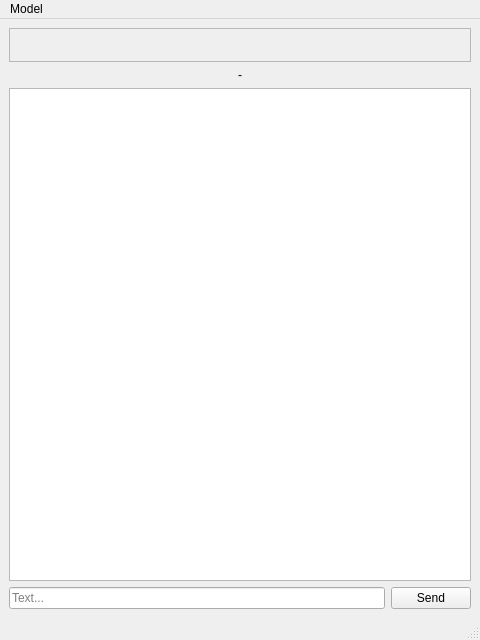
<?xml version="1.0" encoding="UTF-8"?>
<ui version="4.0">
 <class>MainWindow</class>
 <widget class="QMainWindow" name="MainWindow">
  <property name="geometry">
   <rect>
    <x>0</x>
    <y>0</y>
    <width>480</width>
    <height>640</height>
   </rect>
  </property>
  <property name="windowTitle">
   <string>Soul Sanctum</string>
  </property>
  <widget class="QWidget" name="centralwidget">
   <layout class="QGridLayout" name="grid_layout_central">
    <item row="0" column="0">
     <layout class="QGridLayout" name="grid_layout">
      <item row="3" column="0">
       <widget class="QLineEdit" name="line_edit">
        <property name="placeholderText">
         <string>Text...</string>
        </property>
       </widget>
      </item>
      <item row="3" column="1">
       <widget class="QPushButton" name="button_send">
        <property name="text">
         <string>Send</string>
        </property>
       </widget>
      </item>
      <item row="0" column="0" colspan="2">
       <widget class="QFrame" name="frame">
        <property name="frameShape">
         <enum>QFrame::StyledPanel</enum>
        </property>
        <property name="frameShadow">
         <enum>QFrame::Raised</enum>
        </property>
        <layout class="QGridLayout" name="grid_layout_image">
         <item row="0" column="0">
          <widget class="QLabel" name="label_image">
           <property name="text">
            <string/>
           </property>
           <property name="alignment">
            <set>Qt::AlignCenter</set>
           </property>
          </widget>
         </item>
        </layout>
       </widget>
      </item>
      <item row="2" column="0" colspan="2">
       <widget class="QListWidget" name="list_chat"/>
      </item>
      <item row="1" column="0" colspan="2">
       <widget class="QLabel" name="label_character">
        <property name="text">
         <string>-</string>
        </property>
        <property name="alignment">
         <set>Qt::AlignCenter</set>
        </property>
       </widget>
      </item>
     </layout>
    </item>
   </layout>
  </widget>
  <widget class="QMenuBar" name="menubar">
   <property name="geometry">
    <rect>
     <x>0</x>
     <y>0</y>
     <width>480</width>
     <height>27</height>
    </rect>
   </property>
   <widget class="QMenu" name="menuModel">
    <property name="title">
     <string>Model</string>
    </property>
    <addaction name="action_selection"/>
    <addaction name="action_clear"/>
    <addaction name="separator"/>
    <addaction name="action_exit"/>
   </widget>
   <addaction name="menuModel"/>
  </widget>
  <widget class="QStatusBar" name="statusbar"/>
  <action name="action_selection">
   <property name="text">
    <string>Selection</string>
   </property>
  </action>
  <action name="action_clear">
   <property name="text">
    <string>Clear</string>
   </property>
  </action>
  <action name="action_exit">
   <property name="text">
    <string>Exit</string>
   </property>
  </action>
 </widget>
 <resources/>
 <connections/>
</ui>
